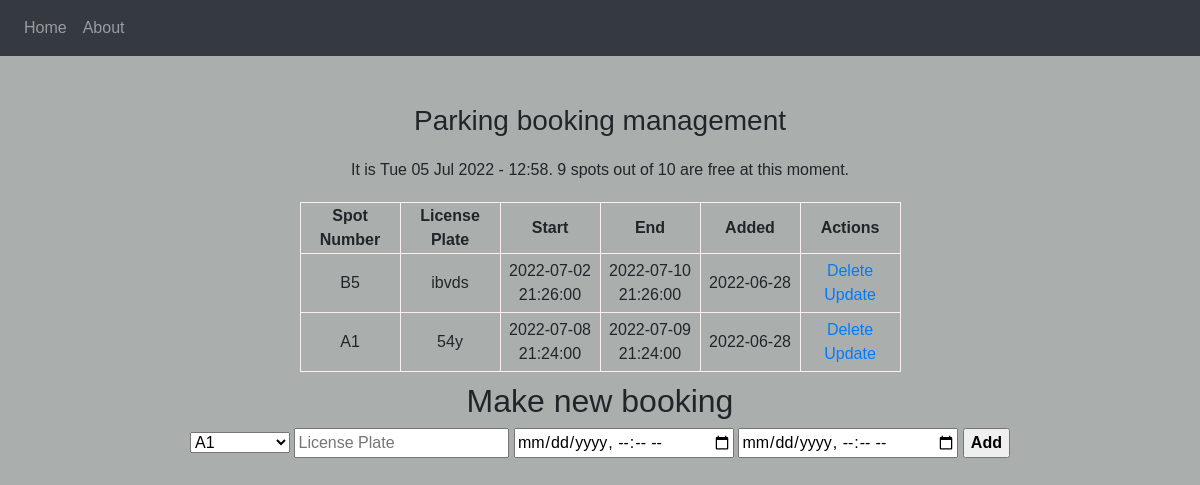
/, run on an earlier commit of the app's database.
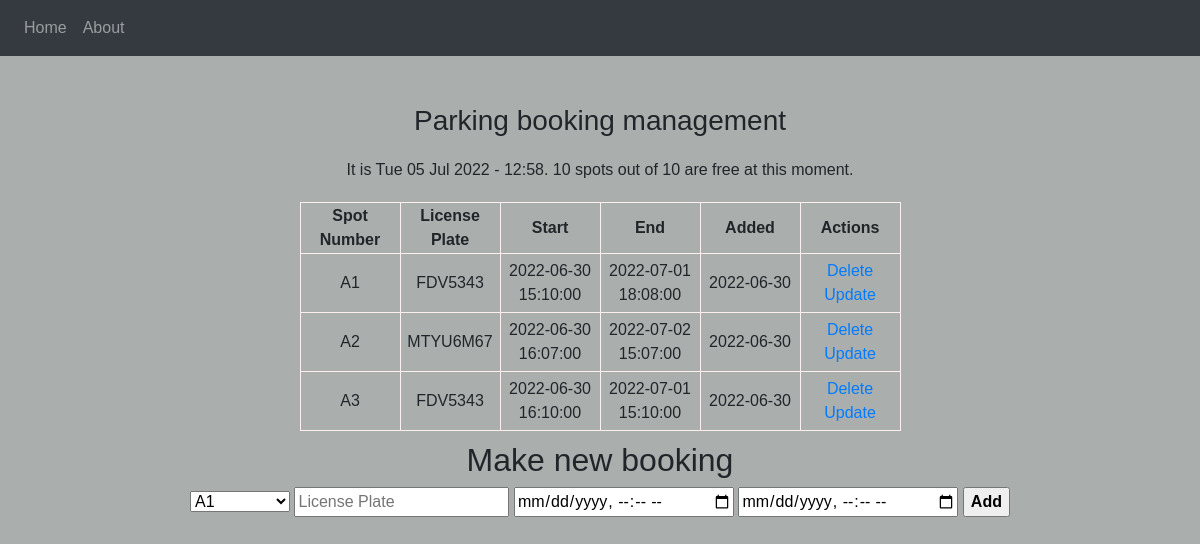
And on a later commit of the database.
### app.py (models this page shows, shortened)
class Parking(db.Model):
    id = db.Column(db.Integer, primary_key=True)
    spot_number = db.Column(db.String(2))
    license_plate = db.Column(db.String(10))
    start = db.Column(db.String(20))
    end = db.Column(db.String(20))
    date_created = db.Column(db.DateTime, default=datetime.utcnow)

### app.py (the view, shortened to what this page needs)
@app.route('/', methods=['POST', 'GET'])
def index():
    df = pd.read_sql('parking', 'sqlite:///parking_booking.db')
    df['start'] = pd.to_datetime(df['start'])
    df['end'] = pd.to_datetime(df['end'])
    print(df.shape)
    bookings = Parking.query.order_by(Parking.start.asc()).all()
    time_now = str(datetime.now().strftime('%a %d %b %Y - %H:%M'))
    free_spots = 10 - np.size(np.where((time_now >= df['start']) & (time_now <= df['end'])))
    return render_template('index.html', bookings = bookings, time_now = time_now , free_spots = free_spots)

### templates/index.html (shortened to what this page needs)
{% extends 'base.html' %}
{% block body %}
<div class="content">
    <h3 style="text-align: center">Parking booking management</h3>
    <div id="time"> It is {{ time_now }}. {{free_spots}} spots out of 10 are free at this moment. </div>
    {% if bookings|length < 1 %} <h4 style="text-align: center">No bookings have been made.</h4>
        {% else %}
        <table>
            <tr>
                <th>Spot Number</th>
                <th>License Plate</th>
                <th>Start</th>
                <th>End</th>
                <th>Added</th>
                <th>Actions</th>
            </tr>
            {% for booking in bookings %}
            <tr>
                <td class="booking">{{ booking.spot_number }}</td>
                <td>{{ booking.license_plate }}</td>
                <td>{{ booking.start }}</td>
                <td>{{ booking.end }}</td>
                <td>{{ booking.date_created.date() }}</td>
                <td>
                    <a href="/delete/{{booking.id}}">Delete</a>
                    <br>
                    <a href="/update/{{booking.id}}">Update</a>
                </td>
            </tr>
            {% endfor %}
        </table>
        {% endif %}
        <div class="form">
            <h2>Make new booking</h2>
            <form action="/" method="POST">
                <select type="text" name="spot_number" id="spot_number" placeholder="Spot Number">
                    <option value="A1">A1</option>
                </select>
                <input type="text" name="license_plate" id="license_plate" placeholder="License Plate" required>
                <input type="datetime-local" name="start" id="start" placeholder="Start" required>
                <input type="datetime-local" name="end" id="end" placeholder="End" required>
                <input type="submit" value="Add" style='font-weight: bold;'>
            </form>
        </div>
</div>
{% endblock %}

### templates/base.html (shortened to what this page needs)
<!DOCTYPE html>
<html lang='en'>
<head>
    <link
      rel="stylesheet"
      href="https://stackpath.bootstrapcdn.com/bootstrap/4.4.1/css/bootstrap.min.css"
    />
    <link
      rel="stylesheet"
      href="https://stackpath.bootstrapcdn.com/font-awesome/4.7.0/css/font-awesome.min.css"
    />
    <link rel='stylesheet' href='{{ url_for('static', filename='css/main.css') }}'>
</head>
<body>
  <nav class="navbar navbar-expand-lg navbar-dark bg-dark">
    <div class="collapse navbar-collapse" id="navbar">
      <div class="navbar-nav">
        <a class="nav-item nav-link" id="home" href="/">Home</a>
        <a class="nav-item nav-link" id="logout" href="/about">About</a>
      </div>
    </div>
  </nav>
        {% block body %}{% endblock %}
</body>
</html>

### static/css/main.css (style rules this page uses)
body, html { margin: 0; font-family: sans-serif; background-color: rgb(170, 175, 173); }
.content { margin-top: 4%; text-align: center; }
table, td, th { border: 1px solid rgb(252, 239, 239); }
table { border-collapse: collapse; margin: auto; text-align: center; }
th { height: 30px; width: 100px; }
td { text-align: center; padding: 5px; }
.form { margin-top: 10px; }
select { padding:7 px; width: 100px; }
#time { padding:10px; margin: 10px; }

What changed in the data, as far as the page shows it:
removed Parking: spot_number "B5", license_plate "ibvds", start "2022-07-02 21:26:00", end "2022-07-10 21:26:00", date_created "2022-06-28"
removed Parking: spot_number "A1", license_plate "54y", start "2022-07-08 21:24:00", end "2022-07-09 21:24:00", date_created "2022-06-28"
added Parking: spot_number "A1", license_plate "FDV5343", start "2022-06-30 15:10:00", end "2022-07-01 18:08:00", date_created "2022-06-30"
added Parking: spot_number "A2", license_plate "MTYU6M67", start "2022-06-30 16:07:00", end "2022-07-02 15:07:00", date_created "2022-06-30"
added Parking: spot_number "A3", license_plate "FDV5343", start "2022-06-30 16:10:00", end "2022-07-01 15:10:00", date_created "2022-06-30"
Also different on the page:
{{ free_spots }}: "9" → "10"
